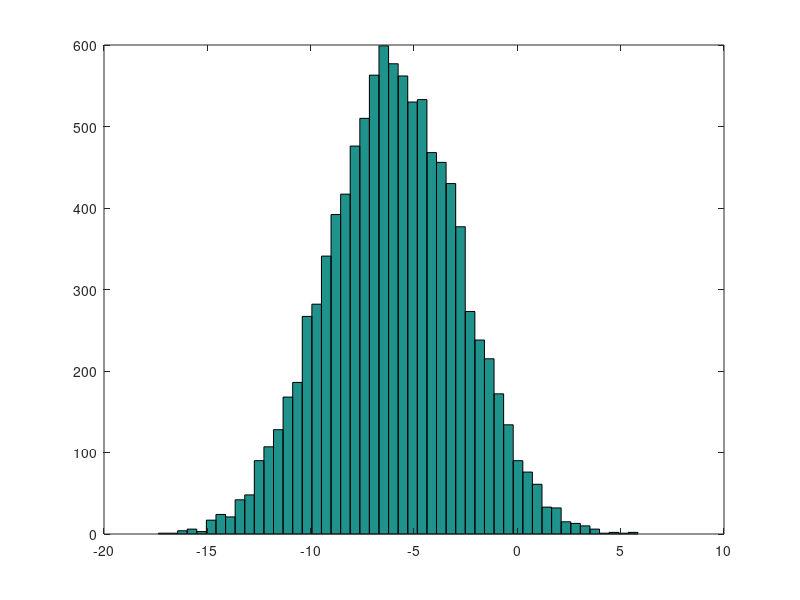

Write MATLAB code to recreate this figure. (Note: this script raises an error after producing the figure.)
%% ==================== Базові операції ====================
clear % очищає workspace
close all % закриває всі figures
clc % очищує командний рядок
; % зупиняє виведення результатів у командному рядку
close all; clc;


%% Елементарні операції
5+6
3-2
5*8
1/2
2^6 % піднесення до степеня
1 == 2 % false - перевірка на рівність
1 ~= 2 % true - перевірка на нерівність
1 && 0 % логічне "І"
1 || 0 % логічне "АБО"
xor(1,0) % виключне "АБО" (Виключна диз'юнкція)


%% Присвоєння змінних
a = 3; % ";" зупиняє виведення результатів у командному рядку
b = 'hi';
c = 3>=1;

%% Форматоване виведення значень змінних
a = pi
disp(a)
disp(sprintf('2 decimals: %0.2f', a))
disp(sprintf('6 decimals: %0.6f', a))
format long
a
format short
a


%% Вектори і матриці
A = [1 2; 3 4; 5 6]

v = [1 2 3]
v = [1; 2; 3]
v = 1:0.1:2   % від 1 до 2, з кроком 0,1
v = 1:6       % від 1 до 6, передбачається розмір кроку 1 (вектор-рядок)

C = 2*ones(2,3) % C = [2 2 2; 2 2 2]
w = ones(1,3)   % 1x3 одиничний вектор
w = zeros(1,3) % нульовий вектор
w = rand(1,3) % рівномірний розподіл
w = randn(1,3) % нормальний розподіл (mean=0, var=1)
w = -6 + sqrt(10)*(randn(1,10000));  % (mean = -6, var = 10)
hist(w)    % побудова гістограми з 10-ти стовпчиків (10 - за замовчуванням)
hist(w,50) % побудова гістограми з 50-ти стовпчиків


E = eye(4)   % 4x4 оголошення одиничної матриці

%% Функція help
help eye
help rand
help help

%% ==================== Переміщення даних ====================
%% виміри
sz = size(A) % матриця 1x2: [(кількість рядків) (кількість стовпців)]
size(A,1) % кількість рядків
size(A,2) % кількість стовпців
length(v) % кількість більшого з вимірів

%% завантаження даних
pwd   % показати поточну директорію (поточний шлях)
cd 'D:\GitHub\mathmodelsDT\ex0-octave'  % змінити директорію
ls    % список файлів в поточній директорії
load temp.dat   % завантаження даних з файлу temp.dat
load('temp.dat')
who   % список змінних у workspace
whos  % список змінних у workspace (детальний перегляд)
clear temp      % видалення змінної temp з workspace
v = temp(1:10); % перші 10 елементів
save hello.mat v;  % збереження змінної temp у файл hello.mat
save hello.txt v -ascii; % збереження у ascii форматі
% fopen, fread, fprintf, fscanf також працюють, але не будуть використовуватися

%% Індекси матриць
A(3,2)  % індекси вказують на позицію елеманта/елементів (номер рядка,номер стовпця)
A(2,:)  % отримання 2-го рядка
        % ":" означає кожен елемент цього виміру
A(:,2)  % отримання 2-го стовпця
A([1 3],:) % всі елементи 1-го та 3-го рядків

A(:,2) = [10; 11; 12]     % змінити значення 2-го стовпця
A = [A, [100; 101; 102]]; % добавити вектор як стовпець
A(:) % представлення всіх елементів матриці у вигляді вектора

% Об’єднання даних
A = [1 2; 3 4; 5 6]
B = [11 12; 13 14; 15 16] % однакова розмірність
C = [A B]  % об’єднання матриць A і B зліва направо
C = [A, B] % об’єднання матриць A і B зліва направо
C = [A; B] % об’єднання матриць A і B зверху вних

%% ==================== Обчислення ====================

%% ініціалізація змінних
A = [1 2;3 4;5 6];
B = [11 12;13 14;15 16];
C = [1 1;2 2];
v = [1;2;3];

%% Дії над матрицями
A * C  % множення матриць
A .* B % поелементне множення
% A .* C  чи A * B дає помилку - несумісні розмірності
A .^ 2 % поелементне піднесення до квадрата
1./v
log(v)  % такі функції розраховують значення поелементно для векторів і матриць
exp(v)
abs(v)
-v  % -1*v
v + ones(length(v), 1) % v + 1
A'  % транспонування матриці

%% корисні функції
% max  (або min)
a = [1 15 2 0.5]
val = max(a)
[val,ind] = max(a) % val -  максимальний елемент вектора a; ind - індекс максимального елемента
val = max(A) % якщо A це матриця, то функція max() повертає максимальний елемент кожного стовпця

% пошук індексів елементів за умовою
find(a < 3) % пошук індексів елементів вектора, значення яких менші 3
A = magic(3) % генерація квадратної матриці, в якій сума елементів рядкі=сумі елементів стовпців=сумі елементів діагоналі
[r,c] = find(A>=7)  % індекси рядків та стовпців, що вказують на елементи, які задовільняють умову

% сума, добуток
sum(a) % сума елементів вектора
% якщо a це матриця, то функція sum(a) повертає суму елементів кожного стовпця
prod(a)
floor(a) % округлення до меншого
ceil(a) % округлення до більшого
max(rand(3),rand(3))
max(A,[],1) % максимум серед елементів стовпця(за замовчуванням для стовпців - max(A,[]))
max(A,[],2)  % максимум серед елементів рядка
A = magic(9)
sum(A,1) % сума елементів кожного стовпця
sum(A,2) % сума елементів кожного рядка
sum(sum( A .* eye(9) )) % сума діагональних елементів
sum(sum( A .* flipud(eye(9)) )) % сума елементів побічної діагоналі

inv(A) % A*inv(A)=E обернена матриця
pinv(A) % inv(A'*A)*A' псевдообернена матриця Мура-Пенроуза

%% ==================== Відображення даних ====================

%% Побудова графіків
t = [0:0.01:0.98];
y1 = sin(2*pi*4*t);
plot(t,y1); % побудова графіка
y2 = cos(2*pi*4*t);
hold on;  % "hold on" затримання попереднього графіку
% "hold off" вимкнути затримання
plot(t,y2,'r'); % побудова графіка, означення кольору кривої
xlabel('time'); % означення осі Х
ylabel('value'); % означення осі Y
legend('sin','cos');
title('my plot');
print -dpng 'myPlot.png'
close;           % закриття всіх фігур
close all;
figure(1); plot(t, y1);
figure(2); plot(t, y2);
figure(2), clf;  % очищення фігури
subplot(1,2,1);  % Розділення вікна відображення даних сіткою 1x2, доступ до 1-го графіка
plot(t,y1);
subplot(1,2,2);  % Розділення вікна відображення даних сіткою 1x2, доступ до 2-го графіка
plot(t,y2);
axis([0.5 1 -1 1]);  % зміна масштабу осей

%% відобразити матрицю (або зображення)
figure;
imagesc(magic(15)), colorbar, colormap gray;

%% ==================== Оператори for, while, if ====================

v = zeros(10,1);
for i=1:10,
    v(i) = 2^i;
end;

i = 1;
while i <= 5,
  v(i) = 100;
  i = i+1;
end

i = 1;
while true,
  v(i) = 999;
  i = i+1;
  if i == 6,
    break;
  end;
end

if v(1)==1,
  disp('The value is one!');
elseif v(1)==2,
  disp('The value is two!');
else
  disp('The value is not one or two!');
end

